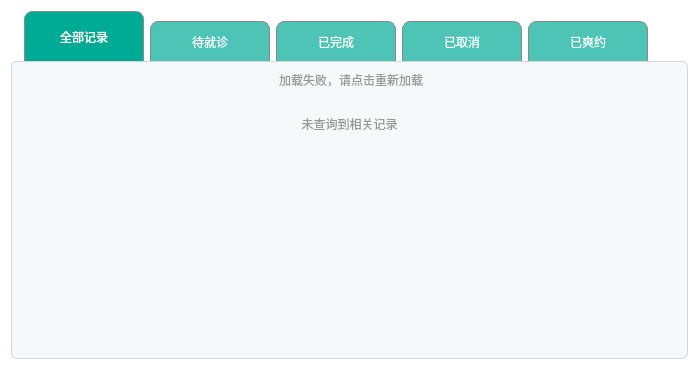
            <widget class="QWidget" name="record_page">
             <property name="styleSheet">
              <string notr="true">background-color: rgba(255,255,255,0)</string>
             </property>
             <layout class="QVBoxLayout" name="verticalLayout_36">
              <item>
               <layout class="QVBoxLayout" name="verticalLayout_35" stretch="1,10">
                <property name="spacing">
                 <number>0</number>
                </property>
                <item>
                 <layout class="QHBoxLayout" name="horizontalLayout_6">
                  <property name="spacing">
                   <number>6</number>
                  </property>
                  <item>
                   <spacer name="horizontalSpacer_6">
                    <property name="orientation">
                     <enum>Qt::Horizontal</enum>
                    </property>
                    <property name="sizeType">
                     <enum>QSizePolicy::Fixed</enum>
                    </property>
                    <property name="sizeHint" stdset="0">
                     <size>
                      <width>13</width>
                      <height>20</height>
                     </size>
                    </property>
                   </spacer>
                  </item>
                  <item>
                   <layout class="QVBoxLayout" name="verticalLayout_29">
                    <item>
                     <spacer name="verticalSpacer_19">
                      <property name="orientation">
                       <enum>Qt::Vertical</enum>
                      </property>
                      <property name="sizeHint" stdset="0">
                       <size>
                        <width>20</width>
                        <height>18</height>
                       </size>
                      </property>
                     </spacer>
                    </item>
                    <item>
                     <widget class="QPushButton" name="allRec_btn">
                      <property name="sizePolicy">
                       <sizepolicy hsizetype="Fixed" vsizetype="Fixed">
                        <horstretch>0</horstretch>
                        <verstretch>0</verstretch>
                       </sizepolicy>
                      </property>
                      <property name="minimumSize">
                       <size>
                        <width>120</width>
                        <height>50</height>
                       </size>
                      </property>
                      <property name="maximumSize">
                       <size>
                        <width>120</width>
                        <height>60</height>
                       </size>
                      </property>
                      <property name="cursor">
                       <cursorShape>PointingHandCursor</cursorShape>
                      </property>
                      <property name="styleSheet">
                       <string notr="true">QPushButton{
background-color:rgba(0,171,149,1);
color:#fff;
border-top-left-radius:8px;
border-top-right-radius:8px;
	font: 10pt &quot;微软雅黑&quot;;
border:1px solid #8a8a8a;
border-bottom:0;
}
</string>
                      </property>
                      <property name="text">
                       <string>全部记录</string>
                      </property>
                     </widget>
                    </item>
                   </layout>
                  </item>
                  <item>
                   <layout class="QVBoxLayout" name="verticalLayout_30">
                    <item>
                     <spacer name="verticalSpacer_20">
                      <property name="orientation">
                       <enum>Qt::Vertical</enum>
                      </property>
                      <property name="sizeHint" stdset="0">
                       <size>
                        <width>20</width>
                        <height>18</height>
                       </size>
                      </property>
                     </spacer>
                    </item>
                    <item>
                     <widget class="QPushButton" name="waitRec_btn">
                      <property name="sizePolicy">
                       <sizepolicy hsizetype="Fixed" vsizetype="Fixed">
                        <horstretch>0</horstretch>
                        <verstretch>0</verstretch>
                       </sizepolicy>
                      </property>
                      <property name="minimumSize">
                       <size>
                        <width>120</width>
                        <height>40</height>
                       </size>
                      </property>
                      <property name="maximumSize">
                       <size>
                        <width>120</width>
                        <height>40</height>
                       </size>
                      </property>
                      <property name="cursor">
                       <cursorShape>PointingHandCursor</cursorShape>
                      </property>
                      <property name="styleSheet">
                       <string notr="true">QPushButton{
background-color:rgba(0,171,149,0.7);
color:#fff;
border-top-left-radius:8px;
border-top-right-radius:8px;
font: 10pt &quot;微软雅黑&quot;;
border:1px solid #8a8a8a;
border-bottom:0;
}

QPushButton:hover{
background-color:rgba(0,171,149,0.6);
}</string>
                      </property>
                      <property name="text">
                       <string>待就诊</string>
                      </property>
                     </widget>
                    </item>
                   </layout>
                  </item>
                  <item>
                   <layout class="QVBoxLayout" name="verticalLayout_31">
                    <item>
                     <spacer name="verticalSpacer_21">
                      <property name="orientation">
                       <enum>Qt::Vertical</enum>
                      </property>
                      <property name="sizeHint" stdset="0">
                       <size>
                        <width>20</width>
                        <height>18</height>
                       </size>
                      </property>
                     </spacer>
                    </item>
                    <item>
                     <widget class="QPushButton" name="finRec_btn">
                      <property name="sizePolicy">
                       <sizepolicy hsizetype="Fixed" vsizetype="Fixed">
                        <horstretch>0</horstretch>
                        <verstretch>0</verstretch>
                       </sizepolicy>
                      </property>
                      <property name="minimumSize">
                       <size>
                        <width>120</width>
                        <height>40</height>
                       </size>
                      </property>
                      <property name="maximumSize">
                       <size>
                        <width>120</width>
                        <height>40</height>
                       </size>
                      </property>
                      <property name="cursor">
                       <cursorShape>PointingHandCursor</cursorShape>
                      </property>
                      <property name="styleSheet">
                       <string notr="true">QPushButton{
background-color:rgba(0,171,149,0.7);
color:#fff;
border-top-left-radius:8px;
border-top-right-radius:8px;
font: 10pt &quot;微软雅黑&quot;;
border:1px solid #8a8a8a;
border-bottom:0;
}

QPushButton:hover{
background-color:rgba(0,171,149,0.6);
}

</string>
                      </property>
                      <property name="text">
                       <string>已完成</string>
                      </property>
                     </widget>
                    </item>
                   </layout>
                  </item>
                  <item>
                   <layout class="QVBoxLayout" name="verticalLayout_33">
                    <item>
                     <spacer name="verticalSpacer_22">
                      <property name="orientation">
                       <enum>Qt::Vertical</enum>
                      </property>
                      <property name="sizeHint" stdset="0">
                       <size>
                        <width>20</width>
                        <height>17</height>
                       </size>
                      </property>
                     </spacer>
                    </item>
                    <item>
                     <widget class="QPushButton" name="canRec_btn">
                      <property name="sizePolicy">
                       <sizepolicy hsizetype="Fixed" vsizetype="Fixed">
                        <horstretch>120</horstretch>
                        <verstretch>40</verstretch>
                       </sizepolicy>
                      </property>
                      <property name="minimumSize">
                       <size>
                        <width>120</width>
                        <height>40</height>
                       </size>
                      </property>
                      <property name="maximumSize">
                       <size>
                        <width>120</width>
                        <height>40</height>
                       </size>
                      </property>
                      <property name="cursor">
                       <cursorShape>PointingHandCursor</cursorShape>
                      </property>
                      <property name="styleSheet">
                       <string notr="true">QPushButton{
background-color:rgba(0,171,149,0.7);
color:#fff;
border-top-left-radius:8px;
border-top-right-radius:8px;
font: 10pt &quot;微软雅黑&quot;;
border:1px solid #8a8a8a;
border-bottom:0;
}

QPushButton:hover{
background-color:rgba(0,171,149,0.6);
}
</string>
                      </property>
                      <property name="text">
                       <string>已取消</string>
                      </property>
                     </widget>
                    </item>
                   </layout>
                  </item>
                  <item>
                   <layout class="QVBoxLayout" name="verticalLayout_34">
                    <item>
                     <spacer name="verticalSpacer_40">
                      <property name="orientation">
                       <enum>Qt::Vertical</enum>
                      </property>
                      <property name="sizeHint" stdset="0">
                       <size>
                        <width>20</width>
                        <height>17</height>
                       </size>
                      </property>
                     </spacer>
                    </item>
                    <item>
                     <widget class="QPushButton" name="breakRec_btn">
                      <property name="sizePolicy">
                       <sizepolicy hsizetype="Fixed" vsizetype="Fixed">
                        <horstretch>0</horstretch>
                        <verstretch>0</verstretch>
                       </sizepolicy>
                      </property>
                      <property name="minimumSize">
                       <size>
                        <width>120</width>
                        <height>40</height>
                       </size>
                      </property>
                      <property name="maximumSize">
                       <size>
                        <width>120</width>
                        <height>40</height>
                       </size>
                      </property>
                      <property name="cursor">
                       <cursorShape>PointingHandCursor</cursorShape>
                      </property>
                      <property name="styleSheet">
                       <string notr="true">QPushButton{
background-color:rgba(0,171,149,0.7);
color:#fff;
border-top-left-radius:8px;
border-top-right-radius:8px;
font: 10pt &quot;微软雅黑&quot;;
border:1px solid #8a8a8a;
border-bottom:0;
}

QPushButton:hover{
background-color:rgba(0,171,149,0.6);
}
</string>
                      </property>
                      <property name="text">
                       <string>已爽约</string>
                      </property>
                     </widget>
                    </item>
                   </layout>
                  </item>
                  <item>
                   <spacer name="horizontalSpacer_5">
                    <property name="orientation">
                     <enum>Qt::Horizontal</enum>
                    </property>
                    <property name="sizeHint" stdset="0">
                     <size>
                      <width>40</width>
                      <height>20</height>
                     </size>
                    </property>
                   </spacer>
                  </item>
                 </layout>
                </item>
                <item>
                 <widget class="QFrame" name="frame_5">
                  <property name="styleSheet">
                   <string notr="true">background-color: #F7F8FA;
border:1px solid #d5d5d5;
border-radius:6px;</string>
                  </property>
                  <property name="frameShape">
                   <enum>QFrame::StyledPanel</enum>
                  </property>
                  <property name="frameShadow">
                   <enum>QFrame::Raised</enum>
                  </property>
                  <layout class="QVBoxLayout" name="verticalLayout">
                   <item>
                    <widget class="QPushButton" name="failLoadRec_btn">
                     <property name="sizePolicy">
                      <sizepolicy hsizetype="Preferred" vsizetype="Preferred">
                       <horstretch>0</horstretch>
                       <verstretch>0</verstretch>
                      </sizepolicy>
                     </property>
                     <property name="cursor">
                      <cursorShape>PointingHandCursor</cursorShape>
                     </property>
                     <property name="styleSheet">
                      <string notr="true">border:0;
font: 12pt &quot;微软雅黑&quot;;
color:#999999;</string>
                     </property>
                     <property name="text">
                      <string> 加载失败，请点击重新加载</string>
                     </property>
                     <property name="icon">
                      <iconset resource="resources.qrc">
                       <normaloff>:/new/general/resources/refresh-30.png</normaloff>:/new/general/resources/refresh-30.png</iconset>
                     </property>
                     <property name="iconSize">
                      <size>
                       <width>17</width>
                       <height>17</height>
                      </size>
                     </property>
                    </widget>
                   </item>
                   <item>
                    <widget class="QLabel" name="loadRec_label">
                     <property name="styleSheet">
                      <string notr="true">border:0;</string>
                     </property>
                     <property name="text">
                      <string/>
                     </property>
                     <property name="alignment">
                      <set>Qt::AlignCenter</set>
                     </property>
                    </widget>
                   </item>
                   <item>
                    <widget class="QLabel" name="noRec_label">
                     <property name="styleSheet">
                      <string notr="true">border:0;
font: 12pt &quot;微软雅黑&quot;;
color:#999999;</string>
                     </property>
                     <property name="text">
                      <string>未查询到相关记录</string>
                     </property>
                     <property name="alignment">
                      <set>Qt::AlignCenter</set>
                     </property>
                    </widget>
                   </item>
                   <item>
                    <widget class="QTableWidget" name="rec_tableWidget">
                     <property name="styleSheet">
                      <string notr="true">QTableWidget{
background-color: rgba(255, 255, 255,0);
border:0;
}

QScrollBar:vertical

{

width:8px;

margin:0px,0px,0px,0px;

padding-top:9px; 

padding-bottom:9px;

background-color:rgb(0,171,149);

}</string>
                     </property>
                     <property name="frameShape">
                      <enum>QFrame::Panel</enum>
                     </property>
                     <property name="editTriggers">
                      <set>QAbstractItemView::NoEditTriggers</set>
                     </property>
                     <property name="selectionMode">
                      <enum>QAbstractItemView::NoSelection</enum>
                     </property>
                     <property name="showGrid">
                      <bool>false</bool>
                     </property>
                     <property name="gridStyle">
                      <enum>Qt::NoPen</enum>
                     </property>
                    </widget>
                   </item>
                  </layout>
                 </widget>
                </item>
               </layout>
              </item>
             </layout>
            </widget>
